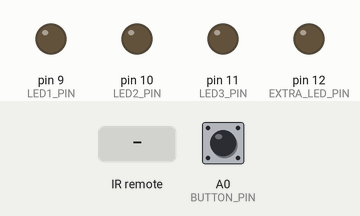
Simulated run of this sketch. Board: Arduino Uno, built with avr-gcc and run on an emulated ATmega328P. Shown: output pins drawn as LEDs (lit = HIGH). Dashed ring = blinking. The test bench sets the inputs (shaded band); at power-on: A0 (BUTTON_PIN) HIGH. What the sketch prints to the serial monitor is not drawn.

Above: at 1.2 s.
1.3 s: A0 (BUTTON_PIN) pulled LOW for 0.15 s
At 2.05 s:
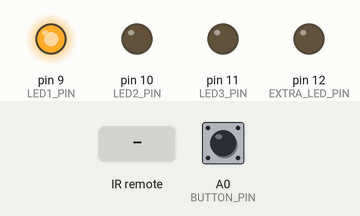
4.3 s: infrared code 0x9 received
7.3 s: infrared code 0x4 received
At 8.04 s:
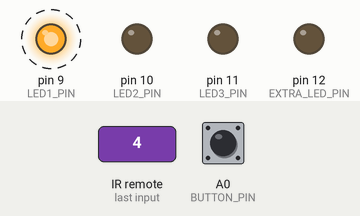
10.3 s: infrared code 0x5 received
At 10.45 s:
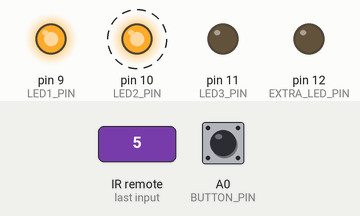
Timing chart, 0 to 14.3 s (numbered marks = the images above; inputs shaded):
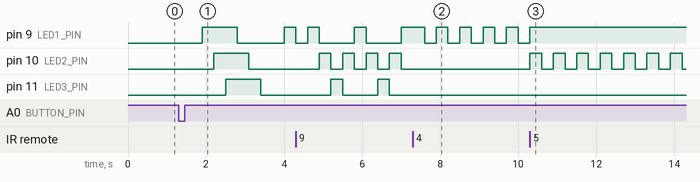

The sketch:

light-box-code.ino
```cpp
#include <IRremote.hpp>

#define IR_RECEIVE_PIN 3

// pins for the LEDs — LED3 is on 11, extra LED on 12
const uint8_t LED1_PIN = 9;
const uint8_t LED2_PIN = 10;
const uint8_t LED3_PIN = 11;
const uint8_t EXTRA_LED_PIN = 12;   // extra LED (like a side lamp)

const uint8_t BUTTON_PIN = A0;      // push button wired to A0 -> GND

// NEC remote codes (values from my remote)
const uint8_t CMD_POWER = 0x3;
const uint8_t CMD_1     = 0x4;
const uint8_t CMD_2     = 0x5;
const uint8_t CMD_3     = 0x6;
const uint8_t CMD_4     = 0x8;
const uint8_t CMD_5     = 0x9;
const uint8_t CMD_6     = 0xA;
const uint8_t CMD_7     = 0xD;
const uint8_t CMD_8     = 0xC;
const uint8_t CMD_9     = 0x7;
const uint8_t CMD_MINUS = 0x1;
const uint8_t CMD_PLUS  = 0x0;
// =========================================

// global state
bool running = false;
unsigned long blinkInterval = 300;
const unsigned long BLINK_MIN = 50;
const unsigned long BLINK_MAX = 2000;

// 0 = manual (use keys 1-3). 4-9 are animation modes
uint8_t activePattern = 0;

// Manual LED states for LEDs 1..3 (used by keys 1-3)
struct LedManualState {
  bool staticOn;
  bool blinking;
};

LedManualState led1 = {false, false};
LedManualState led2 = {false, false};
LedManualState led3 = {false, false};

bool blinkPhase = false; // current blink on/off phase
unsigned long lastBlinkToggle = 0;

// -------- Pattern states --------
uint8_t  progressStep       = 0;
unsigned long lastProgressUpdate = 0;

int8_t  knightIndex         = 0;
int8_t  knightDir           = 1;
unsigned long lastKnightUpdate   = 0;

uint8_t  chaseIndex         = 0;
unsigned long lastChaseUpdate    = 0;

// breath* variables are leftover from an old pattern (7). kept just in case
int16_t breathValue         = 0;   // 0..255
int8_t  breathDir           = 1;
unsigned long lastBreathUpdate   = 0;
const uint8_t BREATH_STEP   = 5;

uint8_t  binaryCounter      = 0;
unsigned long lastBinaryUpdate   = 0;

bool allBlinkPhase          = false; // for the "all blink" animation
unsigned long lastAllBlinkUpdate = 0;

// Extra LED on D12 (used instead of old pattern 7)
bool extraAlwaysOn = false;  // independent toggle, not affected by other modes

// button debounce (simple)
bool buttonPrevState = HIGH;
unsigned long lastButtonPressTime = 0;
const unsigned long BUTTON_DEBOUNCE = 200; // ms

// Patterns to cycle through with the physical button (we skip 7)
const uint8_t patternList[] = {4, 5, 6, 8, 9};
const uint8_t PATTERN_COUNT = sizeof(patternList) / sizeof(patternList[0]);

// ======================================================

void setup() {
  Serial.begin(115200);
  IrReceiver.begin(IR_RECEIVE_PIN, ENABLE_LED_FEEDBACK);

  pinMode(LED1_PIN, OUTPUT);
  pinMode(LED2_PIN, OUTPUT);
  pinMode(LED3_PIN, OUTPUT);
  pinMode(EXTRA_LED_PIN, OUTPUT);

  pinMode(BUTTON_PIN, INPUT_PULLUP); // button goes to GND

  digitalWrite(EXTRA_LED_PIN, LOW);
  allOff();
  Serial.println(F("IR LED Controller Ready"));
}

void loop() {
  handleIR();
  handleButton();
  updateLeds();
}

// ======================================================
//                 IR HANDLING
// ======================================================

void handleIR() {
  if (!IrReceiver.decode()) return;

  // skip NEC repeat frames (they're not new commands)
  if (IrReceiver.decodedIRData.flags & IRDATA_FLAGS_IS_REPEAT) {
    IrReceiver.resume();
    return;
  }

  uint8_t cmd = IrReceiver.decodedIRData.command;
  // Serial.print(F("Cmd: 0x")); Serial.println(cmd, HEX);

  // power button toggles the whole sketch on/off
  if (cmd == CMD_POWER) {
    running = !running;
    if (!running) {
      allOff();
      // do a full reset of the LED states when turning off
      led1 = {false, false};
      led2 = {false, false};
      led3 = {false, false};
      activePattern = 0;
      // note: the extra LED toggle is left alone on power off
    }
    IrReceiver.resume();
    return;
  }

  if (!running) {
    running = true;
  }

  // ----- incoming remote buttons -----
  switch (cmd) {
    case CMD_1:
      setPatternManual();  // leave animation mode
      handleKey1();
      break;

    case CMD_2:
      setPatternManual();
      handleKey2();
      break;

    case CMD_3:
      setPatternManual();
      handleKey3();
      break;

    case CMD_4: setPattern(4); break;
    case CMD_5: setPattern(5); break;
    case CMD_6: setPattern(6); break;

    case CMD_7:
      // not used right now — reserved for later
      break;

    case CMD_8: setPattern(8); break;

    // CMD_9 toggles the extra LED (we replaced pattern 7 with this)
    case CMD_9:
      toggleExtraLeds();
      break;

    case CMD_MINUS: slowDown(); break;
    case CMD_PLUS:  speedUp();  break;
  }

  IrReceiver.resume();
}

// ======================================================
//                 BUTTON HANDLING
// ======================================================

void handleButton() {
  int reading = digitalRead(BUTTON_PIN);
  unsigned long now = millis();

  // detect falling edge (HIGH -> LOW) = button press
  if (buttonPrevState == HIGH && reading == LOW) {
    if (now - lastButtonPressTime > BUTTON_DEBOUNCE) {
      lastButtonPressTime = now;
      onButtonPressed();
    }
  }

  buttonPrevState = reading;
}

void onButtonPressed() {
  if (!running) {
    running = true;
  }
  cyclePattern();
}

// cycle through patterns 4,5,6,8,9 with the button (7 is the extra LED)
void cyclePattern() {
  uint8_t nextPattern = patternList[0];

  // if we're on a listed pattern, step to the next one
  bool found = false;
  for (uint8_t i = 0; i < PATTERN_COUNT; ++i) {
    if (activePattern == patternList[i]) {
      found = true;
      nextPattern = patternList[(i + 1) % PATTERN_COUNT];
      break;
    }
  }

  // if we were in manual or some other mode, just pick the first pattern
  setPattern(nextPattern);
}

// ======================================================
//               PATTERN MANAGEMENT
// ======================================================

void clearPatternStates() {
  progressStep       = 0;
  knightIndex        = 0;
  knightDir          = 1;
  chaseIndex         = 0;
  breathValue        = 0;
  breathDir          = 1;
  binaryCounter      = 0;
  allBlinkPhase      = false;

  lastProgressUpdate = 0;
  lastKnightUpdate   = 0;
  lastChaseUpdate    = 0;
  lastBreathUpdate   = 0;
  lastBinaryUpdate   = 0;
  lastAllBlinkUpdate = 0;
}

void setPatternManual() {
  activePattern = 0;
  clearPatternStates();
}

void setPattern(uint8_t p) {
  // pattern 7 is special now: it just toggles the extra LED, doesn't start an animation
  if (p == 7) {
    toggleExtraLeds();
    return;
  }

  // entering an animation: clear manual states and reset timers for LEDs 1..3
  led1 = {false, false};
  led2 = {false, false};
  led3 = {false, false};
  blinkPhase = false;
  lastBlinkToggle = millis();

  clearPatternStates();
  activePattern = p;
  allOff();

  unsigned long now = millis();
  switch (p) {
    case 4: lastProgressUpdate = now; break;
    case 5: lastKnightUpdate   = now; break;
    case 6: lastChaseUpdate    = now; break;
    case 8: lastBinaryUpdate   = now; break;
    case 9: lastAllBlinkUpdate = now; break;
  }

  // extraAlwaysOn (D12) stays as it was — not changed by selecting an animation
}

void speedUp() {
  if (blinkInterval > BLINK_MIN) blinkInterval -= 50;
}

void slowDown() {
  if (blinkInterval < BLINK_MAX) blinkInterval += 50;
}

// ======================================================
//      MANUAL MODES (keys 1,2,3) — how they behave
// ======================================================

void clearLedManual(LedManualState &led, uint8_t pin) {
  led.blinking = false;
  led.staticOn = false;
  digitalWrite(pin, LOW);
}

// Key 1: only LED1 is used. cycles: off -> blink -> on -> off
void handleKey1() {
  // when using key 1 we want LED2 & LED3 definitely off
  clearLedManual(led2, LED2_PIN);
  clearLedManual(led3, LED3_PIN);

  if (!led1.blinking && !led1.staticOn) {
    // off -> blinking
    led1.blinking = true;
    led1.staticOn = false;
  }
  else if (led1.blinking) {
    // blinking -> static
    led1.blinking = false;
    led1.staticOn = true;
  }
  else if (led1.staticOn) {
    // static -> off
    clearLedManual(led1, LED1_PIN);
  }
}

// Key 2: LED1 stays on, LED2 cycles, LED3 off
void handleKey2() {
  clearLedManual(led3, LED3_PIN);

  led1.blinking = false;
  led1.staticOn = true;
  digitalWrite(LED1_PIN, HIGH);

  if (!led2.blinking && !led2.staticOn) {
    led2.blinking = true;
    led2.staticOn = false;
  }
  else if (led2.blinking) {
    led2.blinking = false;
    led2.staticOn = true;
  }
  else if (led2.staticOn) {
    clearLedManual(led2, LED2_PIN);
  }
}

// Key 3: LED1 & LED2 stay on, LED3 cycles
void handleKey3() {
  led1.blinking = false;
  led1.staticOn = true;
  digitalWrite(LED1_PIN, HIGH);

  led2.blinking = false;
  led2.staticOn = true;
  digitalWrite(LED2_PIN, HIGH);

  if (!led3.blinking && !led3.staticOn) {
    led3.blinking = true;
    led3.staticOn = false;
  }
  else if (led3.blinking) {
    led3.blinking = false;
    led3.staticOn = true;
  }
  else if (led3.staticOn) {
    clearLedManual(led3, LED3_PIN);
  }
}

// ======================================================
//                 LED UPDATE ENGINE
// ======================================================

void updateLeds() {
  if (!running) return;

  if (activePattern == 0)
    updateManualPattern();
  else
    updateAnimatedPattern();
}

void updateManualPattern() {
  unsigned long now = millis();

  if (now - lastBlinkToggle >= blinkInterval) {
    blinkPhase = !blinkPhase;
    lastBlinkToggle = now;
  }

  if (led1.blinking) digitalWrite(LED1_PIN, blinkPhase ? HIGH : LOW);
  else               digitalWrite(LED1_PIN, led1.staticOn ? HIGH : LOW);

  if (led2.blinking) digitalWrite(LED2_PIN, blinkPhase ? HIGH : LOW);
  else               digitalWrite(LED2_PIN, led2.staticOn ? HIGH : LOW);

  if (led3.blinking) digitalWrite(LED3_PIN, blinkPhase ? HIGH : LOW);
  else               digitalWrite(LED3_PIN, led3.staticOn ? HIGH : LOW);

  // extra LED isn't touched here — it's controlled by the extra toggle
}

// ---------- Animated Patterns ----------

void updateAnimatedPattern() {
  switch (activePattern) {
    case 4: updateProgressPattern();  break;
    case 5: updateKnightPattern();    break;
    case 6: updateChasePattern();     break;
    case 8: updateBinaryPattern();    break;
    case 9: updateAllBlinkPattern();  break;
  }
}

void updateProgressPattern() {
  unsigned long now = millis();
  if (now - lastProgressUpdate < blinkInterval) return;
  lastProgressUpdate = now;

  switch (progressStep) {
    case 0: setLeds(0,0,0); break;
    case 1: setLeds(1,0,0); break;
    case 2: setLeds(1,1,0); break;
    case 3: setLeds(1,1,1); break;
    case 4: setLeds(0,1,1); break;
    case 5: setLeds(0,0,1); break;
    case 6: setLeds(0,0,0); break;
  }

  progressStep = (progressStep + 1) % 7;
}

void updateKnightPattern() {
  unsigned long now = millis();
  if (now - lastKnightUpdate < blinkInterval) return;
  lastKnightUpdate = now;

  setLeds(0,0,0);

  if (knightIndex == 0) digitalWrite(LED1_PIN, HIGH);
  else if (knightIndex == 1) digitalWrite(LED2_PIN, HIGH);
  else if (knightIndex == 2) digitalWrite(LED3_PIN, HIGH);

  knightIndex += knightDir;

  if (knightIndex >= 2) { knightIndex = 2; knightDir = -1; }
  if (knightIndex <= 0) { knightIndex = 0; knightDir =  1; }
}

void updateChasePattern() {
  unsigned long now = millis();
  if (now - lastChaseUpdate < blinkInterval) return;
  lastChaseUpdate = now;

  setLeds(0,0,0);
  if (chaseIndex == 0) digitalWrite(LED1_PIN, HIGH);
  if (chaseIndex == 1) digitalWrite(LED2_PIN, HIGH);
  if (chaseIndex == 2) digitalWrite(LED3_PIN, HIGH);

  chaseIndex = (chaseIndex + 1) % 3;
}

void updateBinaryPattern() {
  unsigned long now = millis();
  if (now - lastBinaryUpdate < blinkInterval) return;
  lastBinaryUpdate = now;

  digitalWrite(LED1_PIN, binaryCounter & 0x01);
  digitalWrite(LED2_PIN, binaryCounter & 0x02);
  digitalWrite(LED3_PIN, binaryCounter & 0x04);

  binaryCounter = (binaryCounter + 1) & 0x07;
}

void updateAllBlinkPattern() {
  unsigned long now = millis();
  if (now - lastAllBlinkUpdate < blinkInterval) return;
  lastAllBlinkUpdate = now;

  allBlinkPhase = !allBlinkPhase;
  setLeds(allBlinkPhase, allBlinkPhase, allBlinkPhase);
}

// ======================================================
//            EXTRA LEDS (Pattern 7 replacement)
// ======================================================

void toggleExtraLeds() {
  extraAlwaysOn = !extraAlwaysOn;
  digitalWrite(EXTRA_LED_PIN, extraAlwaysOn ? HIGH : LOW);
}

// ======================================================

void setLeds(bool l1, bool l2, bool l3) {
  digitalWrite(LED1_PIN, l1 ? HIGH : LOW);
  digitalWrite(LED2_PIN, l2 ? HIGH : LOW);
  digitalWrite(LED3_PIN, l3 ? HIGH : LOW);
}

void allOff() {
  setLeds(false, false, false);
  // EXTRA_LED_PIN intentionally NOT turned off here
}
```

Measured:
- after the input at 1.3 s, pin 9 (LED1_PIN): LOW → HIGH after 0.60 s, → LOW 0.90 s later, → HIGH 1.2 s later; pin 10 (LED2_PIN): LOW → HIGH after 0.90 s, → LOW 0.90 s later; pin 11 (LED3_PIN): LOW → HIGH after 1.2 s, → LOW 0.90 s later
- after the input at 7.3 s, pin 9 (LED1_PIN): alternates HIGH for 0.30 s and LOW for 0.30 s, starting after 0.30 s; pin 10 (LED2_PIN), pin 11 (LED3_PIN): stops changing and stays LOW
- after the input at 10.3 s, pin 9 (LED1_PIN): stops changing and stays HIGH; pin 10 (LED2_PIN): alternates HIGH for 0.30 s and LOW for 0.30 s, starting at once
